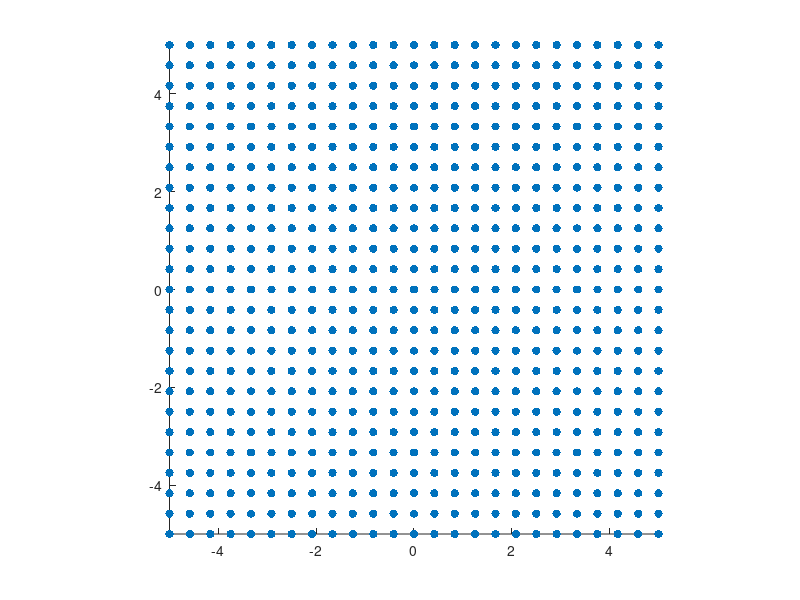

Reproduce this figure in MATLAB. (Note: this script raises an error after producing the figure.)
% Plot histograms of k = k_out - k_in for different receive angle schemes
% (in 2D case: k_x = k_x,out - k_x,in)
% And here, plotting delta_theta = theta_out - theta_in is equivalent for
% small angles.

clearvars
%% Global parameters
f = 13.6e6; % Plane wave temporal frequency [Hz]
c = 1540; % Speed of sound (in tissue) [m/s]

binlimits = [-19.5, 19.5]; % Test histogram bin limits
binwidth = 1;
%% Define TX angles ("in")

naTX = 25; % # of angles for TX
maTX = 5; % Max angle for TX [deg]

anglesTXList = linspace(-maTX, maTX, naTX)'; % Transmit angles [deg]
[anglesTXX, anglesTXY] = meshgrid(anglesTXList, anglesTXList);
anglesTX = [anglesTXX(:), anglesTXY(:)];
daTX = maTX*2/(naTX - 1); % TX angle increment [deg]

% Plot the transmit angles
figure
scatter(anglesTX(:, 1), anglesTX(:, 2), 'o', 'filled'); axis image

%% Case 1: Use the same TX angles for RX
anglesRX = anglesTX; % Receive angles [deg]
delta_theta = calcDeltaTheta(anglesTX, anglesRX);

% k_x = f*2*pi .* sind(delta_theta) ./ c;
% figure; imagesc(delta_theta); colorbar; axis image; xlabel('TX angle'); ylabel('RX angle'); title('Delta theta [deg]')
% figure; imagesc(k_x); colorbar; axis image; xlabel('TX angle'); ylabel('RX angle'); title('k_x [radians/m]')

% Plot histograms
% figure; histogram2(delta_theta(:, 1), delta_theta(:, 2), BinMethod="integers"); title('Delta theta counts'); xlabel('Delta theta [deg]'); ylabel('Counts')
figure; histogram2(delta_theta(:, 1), delta_theta(:, 2), XBinLimits = binlimits, YBinLimits = binlimits, BinWidth = binwidth); title('Delta theta counts'); xlabel('Delta theta [deg]'); ylabel('Delta theta y [deg]'); zlabel('Counts')
% figure; histogram(k_x); title('Delta k_x'); xlabel('Delta k_x [radians/m]'); ylabel('Counts')

%% Case 2: Use the shifted angles for RX
% naRX = 5;
naRX = naTX; % Compare by using the same # of transmit angles
o = fix(-naRX/2):1:fix(naRX/2); % Truncate towards zero
j = 12; % Shift parameter
anglesRXList = (sign(o) .* daTX .* (2.*abs(o)./naRX + j))'; % Receive angles [deg]
anglesRX = listToAngles(anglesRXList);

delta_theta = calcDeltaTheta(anglesTX, anglesRX);

figure; histogram2(delta_theta(:, 1), delta_theta(:, 2), XBinLimits = binlimits, YBinLimits = binlimits, BinWidth = binwidth); title('Delta theta counts'); xlabel('Delta theta x [deg]'); ylabel('Delta theta y [deg]'); zlabel('Counts')

% figure; histogram(delta_theta(:, 1), BinMethod="integers")
% figure; histogram(delta_theta(:, 2), BinMethod="integers")

% delta_theta = repmat(anglesRX, 1, naTX) - repmat(anglesTX', naRX, 1);
% k_x = f*2*pi .* sind(delta_theta) ./ c;
% % figure; imagesc(delta_theta); colorbar; axis image; xlabel('TX angle'); ylabel('RX angle'); title('Delta theta [deg]')
% % figure; imagesc(k_x); colorbar; axis image; xlabel('TX angle'); ylabel('RX angle'); title('k_x [radians/m]')
% 
% % Plot histograms
% figure; histogram(delta_theta, BinMethod="integers"); title("Delta theta counts, with j = " + num2str(j)); xlabel('Delta theta [deg]'); ylabel('Counts')
% % figure; histogram(k_x); title("Delta k_x counts, with j = " + num2str(j)); xlabel('Delta k_x [radians/m]'); ylabel('Counts')

%% Helper functions
function angles = listToAngles(anglesList) % Turn the single-dimension angle list into a full list of x and y angles
    [anglesX, anglesY] = meshgrid(anglesList, anglesList);
    angles = [anglesX(:), anglesY(:)];
end

function delta_theta = calcDeltaTheta(anglesTX, anglesRX)
    delta_theta = [];
    for ind = 1:size(anglesTX, 1)
        delta_theta = [delta_theta; anglesRX - anglesTX(ind, :)];
    
    end
end
